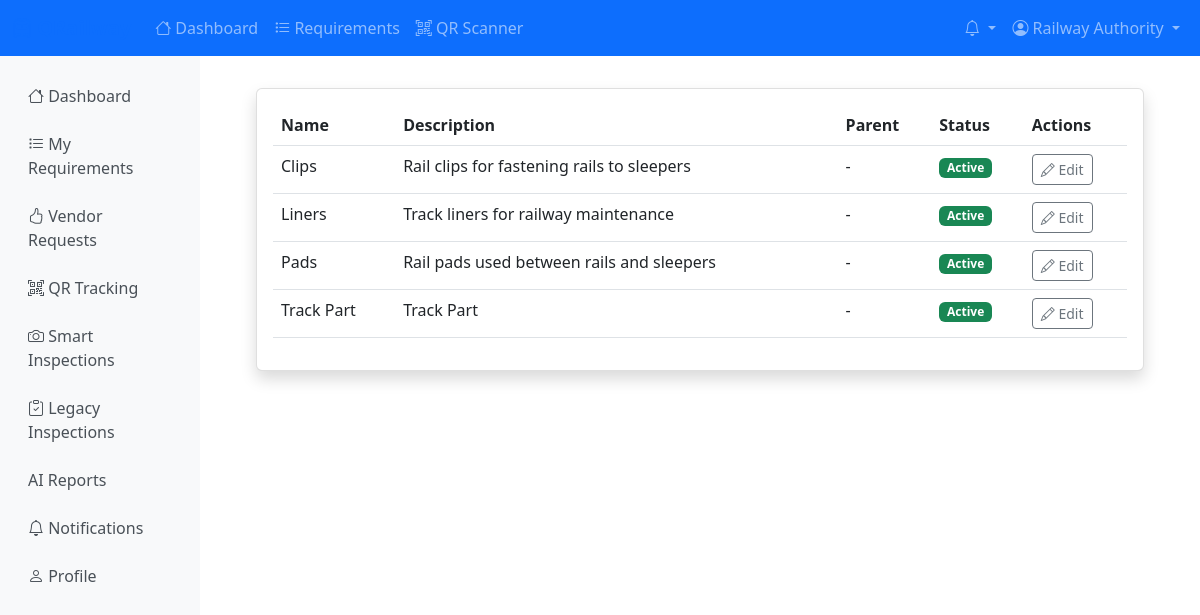
The page /parts/categories/ (signed in) on the database its author committed.
### accounts/models.py (models this page shows, shortened)
class User(AbstractUser):
    USER_TYPE_CHOICES = [
        ('RAILWAY_AUTHORITY', 'Railway Authority'),
        ('VENDOR', 'Vendor'),
        ('RAILWAY_WORKER', 'Railway Worker'),
        ('SOFTWARE_STAFF', 'Software Staff/Moderator'),
    ]
    user_type = models.CharField(
        max_length=20,
        choices=USER_TYPE_CHOICES,
        default='VENDOR',
        help_text="Type of user in the system"
    )
    employee_id = models.CharField(
        max_length=20,
        unique=True,
        null=True,
        blank=True,
        validators=[RegexValidator(
            regex=r'^[A-Z0-9]+$',
            message='Employee ID must contain only uppercase letters and numbers'
        )],
        help_text="Unique employee identification number"
    )
    phone_number = models.CharField(
        max_length=15,
        validators=[RegexValidator(
            regex=r'^\+?1?\d{9,15}$',
            message='Phone number must be entered in the format: "+999999999". Up to 15 digits allowed.'
        )],
        help_text="Contact phone number"
    )
    department = models.CharField(
        max_length=100,
        blank=True,
        help_text="Department or division within the organization"
    )
    designation = models.CharField(
        max_length=100,
        blank=True,
        help_text="Job title or designation"
    )
    is_verified = models.BooleanField(
        default=False,
        help_text="Whether the user account has been verified"
    )
    created_at = models.DateTimeField(auto_now_add=True)
    updated_at = models.DateTimeField(auto_now=True)
    class Meta:
        db_table = 'users'
        verbose_name = 'User'
        verbose_name_plural = 'Users'
    def get_full_name(self):
        full_name = f"{self.first_name} {self.last_name}"
        return full_name.strip() or self.username
    def is_railway_authority(self):
        return self.user_type == 'RAILWAY_AUTHORITY'
    def is_vendor(self):
        return self.user_type == 'VENDOR'

### parts/models.py (models this page shows, shortened)
class PartCategory(models.Model):
    name = models.CharField(max_length=100, unique=True)
    description = models.TextField(blank=True)
    parent_category = models.ForeignKey(
        'self',
        on_delete=models.CASCADE,
        null=True,
        blank=True,
        related_name='subcategories'
    )
    is_active = models.BooleanField(default=True)
    created_at = models.DateTimeField(auto_now_add=True)
    updated_at = models.DateTimeField(auto_now=True)
    class Meta:
        db_table = 'part_categories'
        verbose_name = 'Part Category'
        verbose_name_plural = 'Part Categories'
        ordering = ['name']

### parts/views.py (the view)
# urls.py: path('categories/', views.category_list_view, name='category_list'),
@login_required
def category_list_view(request):
    categories = PartCategory.objects.all().order_by('name')
    return render(request, 'parts/category_list.html', {'categories': categories})

### core/context_processors.py (called while the page is built)
def notifications(request):
    context = {}
    if request.user.is_authenticated:
        unread_count = Notification.objects.filter(
            user=request.user,
            is_read=False
        ).count()
        recent_unread = Notification.objects.filter(
            user=request.user,
            is_read=False
        ).order_by('-created_at')[:5]
        context.update({
            'unread_notification_count': unread_count,
            'recent_unread_notifications': recent_unread,
        })
    return context

### templates/parts/category_list.html (shortened to what this page needs)
{% extends 'base.html' %}
{% load static %}
    {% block content %}
    <div class="card shadow">
        <div class="card-body">
            {% if categories %}
            <div class="table-responsive">
                <table class="table table-hover">
                    <thead>
                        <tr>
                            <th>Name</th>
                            <th>Description</th>
                            <th>Parent</th>
                            <th>Status</th>
                            <th>Actions</th>
                        </tr>
                    </thead>
                    <tbody>
                        {% for c in categories %}
                        <tr>
                            <td>{{ c.name }}</td>
                            <td>{{ c.description|default:"-" }}</td>
                            <td>{{ c.parent_category.name|default:"-" }}</td>
                            <td>
                                {% if c.is_active %}
                                <span class="badge bg-success">Active</span>
                                {% else %}
                                <span class="badge bg-secondary">Inactive</span>
                                {% endif %}
                            </td>
                            <td>
                                <a href="{% url 'parts:category_update' c.id %}"
                                    class="btn btn-sm btn-outline-secondary">
                                    <i class="bi bi-pencil"></i> Edit
                                </a>
                            </td>
                        </tr>
                        {% endfor %}
                    </tbody>
                </table>
            </div>
            {% else %}
            <div class="text-center py-5">
                <i class="bi bi-ui-checks text-muted" style="font-size: 3rem;"></i>
                <h5 class="text-muted mt-3">No categories found</h5>
                <p class="text-muted">Create your first category.</p>
            </div>
            {% endif %}
        </div>
    </div>
    {% endblock %}

### templates/base.html (shortened to what this page needs)
<!DOCTYPE html>
<html lang="en">
<head>
    <link href="https://cdn.jsdelivr.net/npm/bootstrap@5.3.0/dist/css/bootstrap.min.css" rel="stylesheet">
    <link href="https://cdn.jsdelivr.net/npm/bootstrap-icons@1.10.0/font/bootstrap-icons.css" rel="stylesheet">
</head>
<body>
    <nav class="navbar navbar-expand-lg navbar-dark bg-primary">
        <div class="container-fluid">
            <a class="navbar-brand" href="{% url 'dashboard:dashboard' %}">
                <i class="bi bi-train-front"></i> QRailway
            </a>
            <div class="collapse navbar-collapse" id="navbarNav">
                <ul class="navbar-nav me-auto">
                    {% if user.is_authenticated %}
                        <li class="nav-item">
                            <a class="nav-link" href="{% url 'dashboard:dashboard' %}">
                                <i class="bi bi-house"></i> Dashboard
                            </a>
                        </li>
                        <li class="nav-item">
                            <a class="nav-link" href="{% url 'railway:requirement_list' %}">
                                <i class="bi bi-list-task"></i> Requirements
                            </a>
                        </li>
                        <li class="nav-item">
                            <a class="nav-link" href="{% url 'inspections:qr_code_scanner_streamlined' %}">
                                <i class="bi bi-qr-code-scan"></i> QR Scanner
                            </a>
                        </li>
                    {% endif %}
                </ul>
                <ul class="navbar-nav">
                    {% if user.is_authenticated %}
                        <li class="nav-item dropdown">
                            <a class="nav-link dropdown-toggle position-relative" href="#" id="notificationsDropdown" role="button" data-bs-toggle="dropdown">
                                <i class="bi bi-bell"></i>
                            </a>
                        </li>
                        <li class="nav-item dropdown">
                            <a class="nav-link dropdown-toggle" href="#" id="userDropdown" role="button" data-bs-toggle="dropdown">
                                <i class="bi bi-person-circle"></i> {{ user.get_full_name|default:user.username }}
                            </a>
                        </li>
                    {% endif %}
                </ul>
            </div>
        </div>
    </nav>
    <div class="container-fluid">
        <div class="row">
            {% if user.is_authenticated %}
            <nav class="col-md-3 col-lg-2 d-md-block sidebar collapse">
                <div class="position-sticky pt-3">
                    <ul class="nav flex-column">
                        <li class="nav-item">
                            <a class="nav-link {% if request.resolver_match.url_name == 'dashboard' %}active{% endif %}" href="{% url 'dashboard:dashboard' %}">
                                <i class="bi bi-house"></i> Dashboard
                            </a>
                        </li>
                        {% if user.is_railway_authority %}
                        <li class="nav-item">
                            <a class="nav-link {% if 'requirement' in request.resolver_match.url_name %}active{% endif %}" href="{% url 'railway:requirement_list' %}">
                                <i class="bi bi-list-task"></i> My Requirements
                            </a>
                        </li>
                        <li class="nav-item">
                            <a class="nav-link {% if 'vendor_request' in request.resolver_match.url_name %}active{% endif %}" href="{% url 'railway:vendor_request_list' %}">
                                <i class="bi bi-hand-thumbs-up"></i> Vendor Requests
                            </a>
                        </li>
                        {% elif user.is_railway_worker %}
                        <li class="nav-item">
                            <a class="nav-link {% if 'requirement' in request.resolver_match.url_name %}active{% endif %}" href="{% url 'railway:requirement_list' %}">
                                <i class="bi bi-list-task"></i> Requirements
                            </a>
                        </li>
                        {% endif %}
                        <li class="nav-item">
                            <a class="nav-link {% if 'qr_tracking' in request.resolver_match.url_name %}active{% endif %}" href="{% url 'railway:qr_tracking' %}">
                                <i class="bi bi-qr-code-scan"></i> QR Tracking
                            </a>
                        </li>
                        <li class="nav-item">
                            <a class="nav-link {% if 'streamlined' in request.resolver_match.url_name %}active{% endif %}" href="{% url 'inspections:streamlined_home' %}">
                                <i class="bi bi-camera"></i> Smart Inspections
                            </a>
                        </li>
                        <li class="nav-item">
                            <a class="nav-link {% if 'inspection' in request.resolver_match.url_name and 'streamlined' not in request.resolver_match.url_name %}active{% endif %}" href="{% url 'inspections:dashboard' %}">
                                <i class="bi bi-clipboard-check"></i> Legacy Inspections
                            </a>
                        </li>
                        <li class="nav-item">
                            <a class="nav-link {% if 'ai-report' in request.resolver_match.url_name %}active{% endif %}" href="{% url 'inspections:ai_report_dashboard' %}">
                                 AI Reports
                            </a>
                        </li>
                        <li class="nav-item">
                            <a class="nav-link {% if 'notification' in request.resolver_match.url_name %}active{% endif %}" href="{% url 'notifications:notification_list' %}">
                                <i class="bi bi-bell"></i> Notifications
                            </a>
                        </li>
                        <li class="nav-item">
                            <a class="nav-link" href="{% url 'accounts:profile' %}">
                                <i class="bi bi-person"></i> Profile
                            </a>
                        </li>
                    </ul>
                </div>
            </nav>
            {% endif %}
            <main class="{% if user.is_authenticated %}col-md-9 ms-sm-auto col-lg-10{% else %}col-12{% endif %} px-md-4">
                <div class="main-content">
                    {% block content %}{% endblock %}
                </div>
            </main>
        </div>
    </div>
</body>
</html>

### templates/base.html (style rules this page uses)
.navbar-brand { font-weight: bold; color: #0d6efd !important; }
.sidebar { min-height: calc(100vh - 56px); background-color: #f8f9fa; }
.sidebar .nav-link { color: #495057; padding: 0.75rem 1rem; }
.main-content { padding: 2rem; }
.card { box-shadow: 0 0.125rem 0.25rem rgba(0, 0, 0, 0.075); border: 1px solid rgba(0, 0, 0, 0.125); }

### rows shown on the page
User: get_full_name "Railway Authority"
PartCategory: name "Clips", description "Rail clips for fastening rails to sleepers", parent_category.name "-", is_active "Active"
PartCategory: name "Liners", description "Track liners for railway maintenance", parent_category.name "-", is_active "Active"
PartCategory: name "Pads", description "Rail pads used between rails and sleepers", parent_category.name "-", is_active "Active"
PartCategory: name "Track Part", description "Track Part", parent_category.name "-", is_active "Active"
